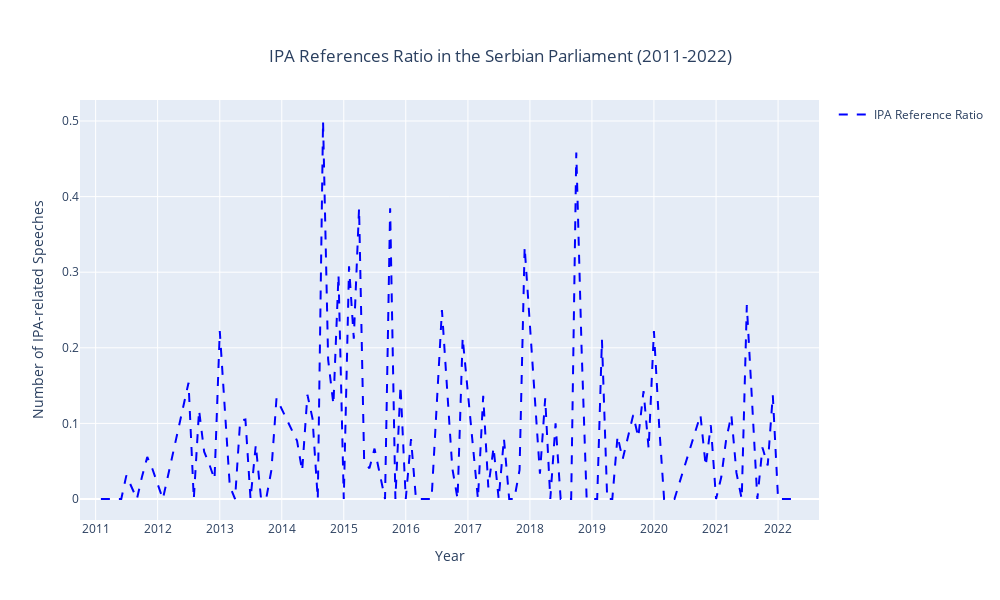

Notebook code for this chart:
### Code cell
import pandas as pd
import plotly.graph_objects as go
from statsmodels.nonparametric.smoothers_lowess import lowess

# Read CSV file
rs_mins = pd.read_csv('../data/rs_minutes_tks.csv')

# Convert 'Date' column to datetime
rs_mins['Date'] = pd.to_datetime(rs_mins['Date'])
rs_mins['MonthYear'] = rs_mins['Date'].dt.to_period('M')

# Total speeches per month
total_speeches = rs_mins.groupby(['MonthYear']).size().reset_index(name='Total Speeches')

# Filter for IPA speeches
ipa_speeches = rs_mins[
    rs_mins['speech'].str.contains('IPA', regex=True) | rs_mins['speech'].str.contains('Erasmus', regex=True) | rs_mins['speech'].str.contains('Horizon', regex=True) |
    rs_mins['speech'].str.contains('Instrument pretpristupne finansijske pomoći', regex=True)
]
ipa_speech_count = ipa_speeches.groupby(['MonthYear']).size().reset_index(name='IPA Speech Count')

# Merge IPA speech count with total speech count
speech_count = pd.merge(total_speeches, ipa_speech_count, on='MonthYear', how='left').fillna(0)

# Calculate the ratio of IPA references to total speeches
speech_count['IPA Ratio'] = speech_count['IPA Speech Count'] / speech_count['Total Speeches']

# Convert MonthYear back to datetime for plotting
speech_count['MonthYear'] = speech_count['MonthYear'].dt.to_timestamp()

# Create a new figure for ratio of IPA references
fig3 = go.Figure()

# Add trace for ratio of IPA references
fig3.add_trace(go.Scatter(x=speech_count['MonthYear'], y=speech_count['IPA Ratio'], 
                          mode='lines', name='IPA Reference Ratio',
                          line=dict(color='blue', dash='dash')))

# Define xaxis range and ticks
xaxis_range = [pd.to_datetime('2010-10-01'), pd.to_datetime('2022-08-30')]
xaxis_ticks = [pd.to_datetime(f'{year}-01-01') for year in range(2011, 2023)]

# Update layout for fig3
fig3.update_layout(title={
    'text': 'IPA References Ratio in the Serbian Parliament (2011-2022)', 
    'x': 0.5,  # Center horizontally
    'xanchor': 'center',  # Anchor the title at its center
    'yanchor': 'top'  # Anchor the title at the top
}, 
    xaxis_title='Year', 
    yaxis_title='Number of IPA-related Speeches',  # Fixed unmatched single quote
    xaxis=dict(
        range=xaxis_range,
        tickmode='array',
        tickvals=xaxis_ticks,
        ticktext=[str(year) for year in range(2011, 2023)]
    ),
    showlegend=True,
    height=600, width=1000
)

fig3.update_xaxes(nticks=20)

fig3.show()

### Figure 1 — Plotly figure (JSON) as saved in the notebook; plotly's stock layout.template omitted (floating-point values rounded to 4 significant figures)
{"data": [{"line": {"color": "blue", "dash": "dash"}, "mode": "lines", "name": "IPA Reference Ratio", "type": "scatter", "x": ["2011-02-01T00:00:00", "2011-03-01T00:00:00", "2011-04-01T00:00:00", "2011-05-01T00:00:00", "2011-06-01T00:00:00", "2011-07-01T00:00:00", "2011-09-01T00:00:00", "2011-10-01T00:00:00", "2011-11-01T00:00:00", "2011-12-01T00:00:00", "2012-02-01T00:00:00", "2012-07-01T00:00:00", "2012-08-01T00:00:00", "2012-09-01T00:00:00", "2012-10-01T00:00:00", "2012-11-01T00:00:00", "2012-12-01T00:00:00", "2013-01-01T00:00:00", "2013-02-01T00:00:00", "2013-03-01T00:00:00", "2013-04-01T00:00:00", "2013-05-01T00:00:00", "2013-06-01T00:00:00", "2013-07-01T00:00:00", "2013-08-01T00:00:00", "2013-09-01T00:00:00", "2013-10-01T00:00:00", "2013-11-01T00:00:00", "2013-12-01T00:00:00", "2014-04-01T00:00:00", "2014-05-01T00:00:00", "2014-06-01T00:00:00", "2014-07-01T00:00:00", "2014-08-01T00:00:00", "2014-09-01T00:00:00", "2014-10-01T00:00:00", "2014-11-01T00:00:00", "2014-12-01T00:00:00", "2015-01-01T00:00:00", "2015-02-01T00:00:00", "2015-03-01T00:00:00", "2015-04-01T00:00:00", "2015-05-01T00:00:00", "2015-06-01T00:00:00", "2015-07-01T00:00:00", "2015-09-01T00:00:00", "2015-10-01T00:00:00", "2015-11-01T00:00:00", "2015-12-01T00:00:00", "2016-01-01T00:00:00", "2016-02-01T00:00:00", "2016-03-01T00:00:00", "2016-06-01T00:00:00", "2016-08-01T00:00:00", "2016-10-01T00:00:00", "2016-11-01T00:00:00", "2016-12-01T00:00:00", "2017-03-01T00:00:00", "2017-04-01T00:00:00", "2017-05-01T00:00:00", "2017-06-01T00:00:00", "2017-07-01T00:00:00", "2017-08-01T00:00:00", "2017-09-01T00:00:00", "2017-10-01T00:00:00", "2017-11-01T00:00:00", "2017-12-01T00:00:00", "2018-03-01T00:00:00", "2018-04-01T00:00:00", "2018-05-01T00:00:00", "2018-06-01T00:00:00", "2018-07-01T00:00:00", "2018-09-01T00:00:00", "2018-10-01T00:00:00", "2018-11-01T00:00:00", "2018-12-01T00:00:00", "2019-01-01T00:00:00", "2019-02-01T00:00:00", "2019-03-01T00:00:00", "2019-04-01T00:00:00", "2019-05-01T00:00:00", "2019-06-01T00:00:00", "2019-07-01T00:00:00", "2019-09-01T00:00:00", "2019-10-01T00:00:00", "2019-11-01T00:00:00", "2019-12-01T00:00:00", "2020-01-01T00:00:00", "2020-02-01T00:00:00", "2020-03-01T00:00:00", "2020-04-01T00:00:00", "2020-05-01T00:00:00", "2020-10-01T00:00:00", "2020-11-01T00:00:00", "2020-12-01T00:00:00", "2021-01-01T00:00:00", "2021-02-01T00:00:00", "2021-03-01T00:00:00", "2021-04-01T00:00:00", "2021-05-01T00:00:00", "2021-06-01T00:00:00", "2021-07-01T00:00:00", "2021-09-01T00:00:00", "2021-10-01T00:00:00", "2021-11-01T00:00:00", "2021-12-01T00:00:00", "2022-01-01T00:00:00", "2022-02-01T00:00:00", "2022-05-01T00:00:00"], "y": [0, 0, 0, 0, 0, 0.03125, 0, 0.02941, 0.05556, 0.04, 0, 0.1538, 0, 0.1176, 0.0625, 0.04545, 0.02597, 0.2222, 0.1111, 0.01695, 0, 0.1034, 0.1053, 0, 0.07143, 0, 0, 0.03846, 0.1333, 0.07692, 0.03704, 0.1379, 0.1064, 0, 0.5, 0.1842, 0.125, 0.2967, 0, 0.3077, 0.2121, 0.3846, 0.05, 0.04054, 0.06667, 0, 0.3846, 0, 0.15, 0, 0.07937, 0, 0, 0.25, 0.04082, 0, 0.2133, 0, 0.1364, 0.01538, 0.06818, 0, 0.08, 0, 0, 0.03846, 0.3333, 0.03333, 0.1333, 0, 0.1, 0, 0, 0.4583, 0.2, 0, 0, 0, 0.2105, 0, 0, 0.08333, 0.05263, 0.1111, 0.08163, 0.1429, 0.06667, 0.2222, 0.09677, 0, 0, 0, 0.1111, 0.04348, 0.09756, 0, 0.02941, 0.07812, 0.1111, 0.03448, 0, 0.2564, 0, 0.06818, 0.04444, 0.1373, 0, 0, 0]}], "layout": {"height": 600, "showlegend": true, "title": {"text": "IPA References Ratio in the Serbian Parliament (2011-2022)", "x": 0.5, "xanchor": "center", "yanchor": "top"}, "width": 1000, "xaxis": {"nticks": 20, "range": ["2010-10-01T00:00:00", "2022-08-30T00:00:00"], "tickmode": "array", "ticktext": ["2011", "2012", "2013", "2014", "2015", "2016", "2017", "2018", "2019", "2020", "2021", "2022"], "tickvals": ["2011-01-01T00:00:00", "2012-01-01T00:00:00", "2013-01-01T00:00:00", "2014-01-01T00:00:00", "2015-01-01T00:00:00", "2016-01-01T00:00:00", "2017-01-01T00:00:00", "2018-01-01T00:00:00", "2019-01-01T00:00:00", "2020-01-01T00:00:00", "2021-01-01T00:00:00", "2022-01-01T00:00:00"], "title": {"text": "Year"}}, "yaxis": {"title": {"text": "Number of IPA-related Speeches"}}}}
